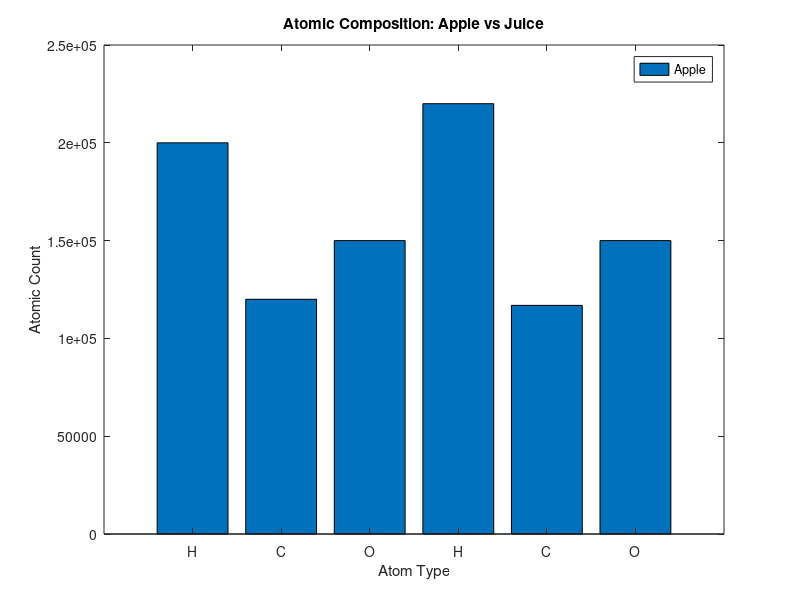
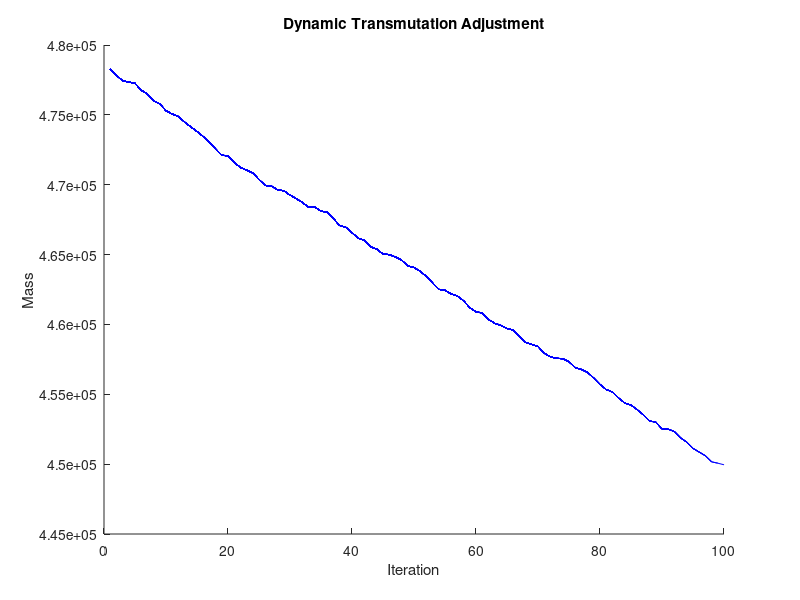

Write the MATLAB code that produced these figures, in order.
clc; clear; close all;

% Define apple's molecular composition (approximate atomic counts)
atoms_apple = struct('H', 200000, 'C', 120000, 'O', 150000); % Example values

% Define apple juice composition (same atoms, different form)
atoms_juice = struct('H', atoms_apple.H, ...
                     'C', atoms_apple.C - 20000, ... % Removing fiber
                     'O', atoms_apple.O);

% Check if transformation is valid
atoms_apple_values = cell2mat(struct2cell(atoms_apple));
atoms_juice_values = cell2mat(struct2cell(atoms_juice));

if sum(atoms_apple_values) == sum(atoms_juice_values)
    disp('The apple and the juice contain the same atomic mass.');
else
    disp('Transmutation failed: Mass mismatch.');
end

disp(sum(cell2mat(struct2cell(atoms_apple)))); % Check total mass of apple
disp(sum(cell2mat(struct2cell(atoms_juice)))); % Check total mass of juice

% Calculate mass difference
mass_difference = sum(cell2mat(struct2cell(atoms_apple))) - sum(cell2mat(struct2cell(atoms_juice)));

% Display detailed information
if mass_difference == 0
    disp('The apple and the juice contain the same atomic mass.');
else
    disp(['Transmutation failed: Mass mismatch of ', num2str(mass_difference), ' atomic units.']);
end

% Compare each atom type
atom_types = fieldnames(atoms_apple);
for i = 1:length(atom_types)
    atom_type = atom_types{i};
    apple_atoms = atoms_apple.(atom_type);
    juice_atoms = atoms_juice.(atom_type);
    
    if apple_atoms ~= juice_atoms
        disp(['Mismatch in ', atom_type, ': Apple has ', num2str(apple_atoms), ...
              ', Juice has ', num2str(juice_atoms), ...
              '. Difference: ', num2str(apple_atoms - juice_atoms)]);
    end
end

% Dynamically balance atomic composition
while sum(cell2mat(struct2cell(atoms_juice))) < sum(cell2mat(struct2cell(atoms_apple)))
    atoms_juice.H = atoms_juice.H + 100; % Incrementally add hydrogen atoms
    disp(['Adding hydrogen: Current mass = ', num2str(sum(cell2mat(struct2cell(atoms_juice))))]);
end

% Simulate random decay
decay_factor = randi([0, 5000]); % Randomly lose 0 to 5000 atomic units
atoms_juice.C = atoms_apple.C - decay_factor; % Simulate carbon loss
disp(['Random decay factor: ', num2str(decay_factor)]);

% Visualize atomic compositions
figure;
atom_names = fieldnames(atoms_apple);
apple_values = cell2mat(struct2cell(atoms_apple));
juice_values = cell2mat(struct2cell(atoms_juice));

% Apply random decay to each atom type
for i = 1:length(atom_names)
    decay = randi([0, 5000]); % Random decay for each atom type
    atoms_juice.(atom_names{i}) = atoms_juice.(atom_names{i}) - decay;
    disp(['Decay in ', atom_names{i}, ': ', num2str(decay)]);
end

% Adjust legend to match data
bar([apple_values; juice_values]', 'grouped');
set(gca, 'xticklabel', atom_names);
legend('Apple', 'Juice'); % Ensure only two entries for two data series
xlabel('Atom Type');
ylabel('Atomic Count');
title('Atomic Composition: Apple vs Juice');

figure;
hold on;
masses = []; % To store mass differences
for i = 1:100
    % Simulate transmutation adjustments
    decay = randi([0, 500]); % Example decay value
    atoms_juice.H = atoms_juice.H - decay; 
    current_mass = sum(cell2mat(struct2cell(atoms_juice)));
    masses = [masses, current_mass];
    plot(1:length(masses), masses, 'b-');
    pause(0.1); % Simulate real-time update
end
xlabel('Iteration');
ylabel('Mass');
title('Dynamic Transmutation Adjustment');

% Final Summary
if sum(cell2mat(struct2cell(atoms_juice))) == sum(cell2mat(struct2cell(atoms_apple)))
    disp('Final transmutation successful: Masses match.');
else
    disp('Final transmutation failed: Mass mismatch remains.');
end
